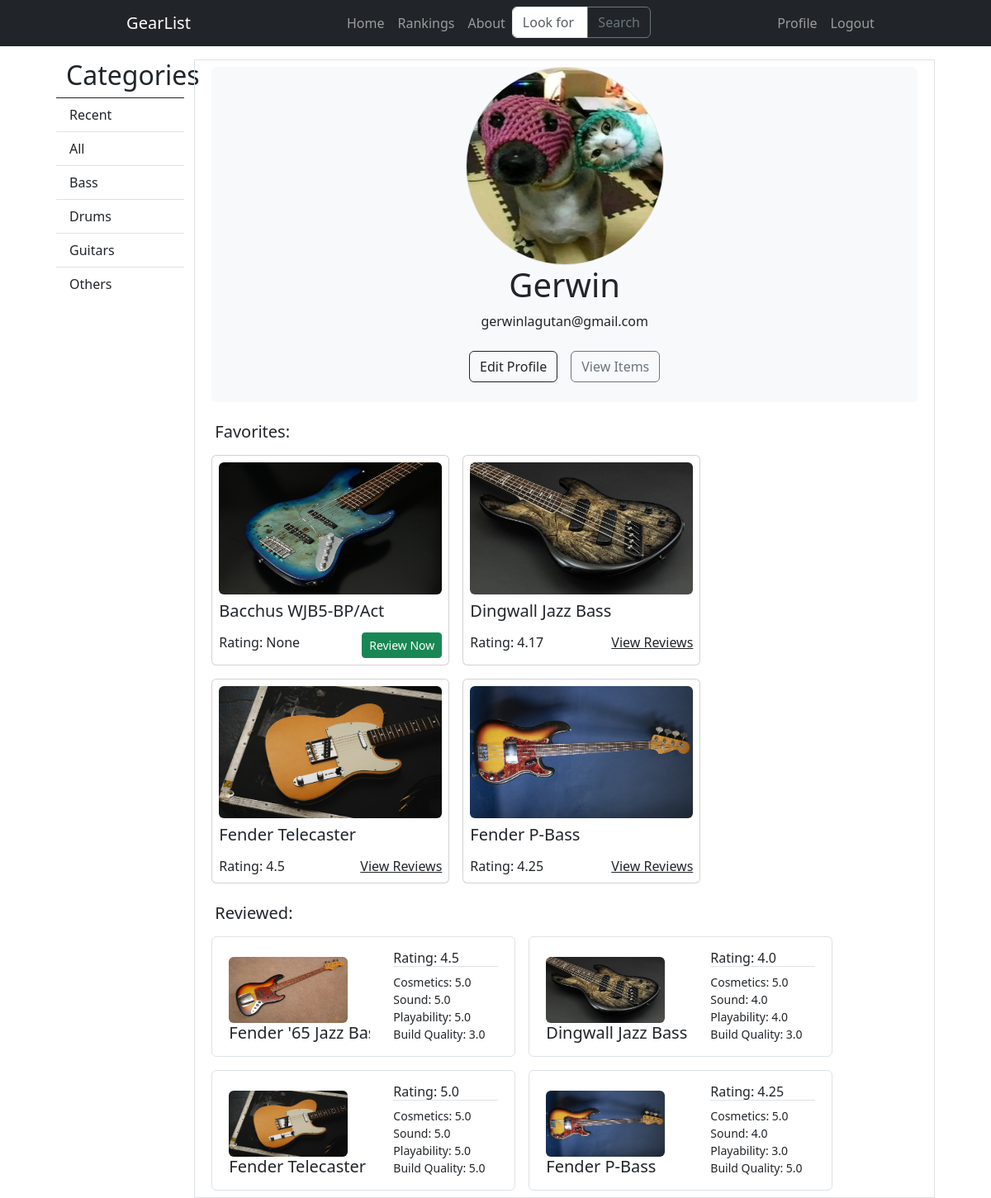
/profile/ (signed in), run on the app's committed database.
### users/models.py (models this page shows, shortened)
class Profile(models.Model):
    user = models.OneToOneField(User, on_delete=models.CASCADE)
    image = models.ImageField(default='profile_pics/default.jpg', upload_to='profile_pics')

### main/models.py (models this page shows, shortened)
class Item(models.Model):
    CATEGORIES = [
        ("Bass", "Bass"),
        ("Drums", "Drums"),
        ("Guitar", "Guitar"),
        ("Others", "Others"),
        ]
    id = models.AutoField(primary_key=True)
    name = models.CharField(max_length=75)
    category = models.CharField(max_length=75,choices=CATEGORIES, default='Others')
    rating = models.FloatField(null=True, blank=True, default=None)
    brand = models.CharField(max_length=75, null=True)
    description = models.TextField(null=True)
    date_added = models.DateTimeField(default=timezone.now)
    added_by = models.ForeignKey(User, null=True, on_delete=models.SET_NULL)
    images = models.ImageField(upload_to="images/", default="images/default.jpg")
    slug = models.SlugField(default='', null=False)
    i_cosmetics = models.FloatField(null=True, blank=True, default=None)
    i_sound = models.FloatField(null=True, blank=True, default=None)
    i_playability = models.FloatField(null=True, blank=True, default=None)
    i_build_quality = models.FloatField(null=True, blank=True, default=None)
    favorites = models.ManyToManyField(User, related_name='favorite', default=None, blank=True)

class Review(models.Model):
    id = models.AutoField(primary_key=True)
    author = models.ForeignKey(User,related_name='reviewed', null=True, on_delete=models.SET_NULL)
    item_reviewed = models.ForeignKey(Item, related_name='reviews', null=True, on_delete=models.SET_NULL)
    score = models.FloatField(validators=[MinValueValidator(0.0), MaxValueValidator(5.0)], null=True, default=0.0)
    comment = models.TextField()
    r_cosmetics = models.FloatField(validators=[MinValueValidator(0.0), MaxValueValidator(5.0)], null=True, default=0.0)
    r_sound = models.FloatField(validators=[MinValueValidator(0.0), MaxValueValidator(5.0)], null=True, default=0.0)
    r_playability = models.FloatField(validators=[MinValueValidator(0.0), MaxValueValidator(5.0)], null=True, default=0.0)
    r_build_quality = models.FloatField(validators=[MinValueValidator(0.0), MaxValueValidator(5.0)], null=True, default=0.0)
    approves = models.ManyToManyField(User, related_name='review_approves')

### users/views.py (the view)
# urls.py: path('profile/', user_views.profile, name='profile'),
@login_required
def profile(request):
    context = {
        'title': 'Profile',
        'favorites': Item.objects.filter(favorites=request.user).order_by('-date_added'),
        'reviews': Review.objects.filter(author=request.user).order_by('-item_reviewed__date_added'),
    }
    return render(request, 'users/profile.html', context)

### users/templates/users/profile.html (shortened to what this page needs)
{% extends "main/base.html" %}
{% block content %}
<div class="card border-0 bg-light text-dark m-2 text-center">
    <img src="{{ user.profile.image.url }}" class="card-img rounded-circle border mx-auto d-block" style="height: 15rem; width: 15rem;" alt="">
    <h1 class="card-title">{{ user.username }}</h1>
    <p class="card-text">{{ user.email }}</p>
    <div class="d-flex justify-content-center">
        <p class="card-text"><a href="{% url 'edit-profile' %}" class="btn btn-outline-dark m-2">Edit Profile</a></p>
        <p class="card-text"><a href="{% url 'view-items' %}" class="btn btn-outline-secondary m-2">View Items</a></p>
    </div>
</div>
<div class="container mt-3">
    <h5>Favorites:</h5>
        <div class="row">
        {% for favorite in favorites %}
            <div class="card sm-6 m-2 p-2" style="width: 18rem;">
                <img src="{{ favorite.images.url }}" class="card-img-top rounded" style="height: 10rem;" alt="...">
                <div class="card-body pt-2 p-0">
                    <h5 class="card-title d-inline-block text-truncate" style="max-width: 17rem;">{{ favorite.name }}</h5>
                    <div class="container d-flex justify-content-between p-0">
                        <div class="col">
                            <p class="card-text">Rating: {{ favorite.rating }}</p>
                        </div>
                        <div class="col d-flex justify-content-end">
                            {% if favorite.rating is None or favorite.rating == 0.0 %}
                                <a href="{% url 'item-details' favorite.slug %}" class="btn btn-success btn-sm stretched-link" title="{{ favorite.name }}">Review Now</a>
                            {% else %}
                                <a href="{% url 'item-details' favorite.slug %}" class="card-link link-dark stretched-link" title="{{ favorite.name }}">View Reviews</a>
                            {% endif %}
                        </div>
                    </div>
                </div>
            </div>
        {% endfor %}
        </div>
</div>
<div class="container mt-3">
    <h5>Reviewed: </h5>
    {% if reviews.count == 0 %}
        <h3>No Reviewed</h3>
    {% else %}
        <div class="row">
            {% for review in reviews %}
                    <div class="card border m-2" style="width: 23rem;">
                        <div class="row">
                            <div class="col-6 m-2 pt-3 d-inline-block align-items-center justify-content-center text-truncate">
                                <img src="{{ review.item_reviewed.images.url }}" class="card-img-top rounded" style="height: 5rem; width: 9rem;" alt="">
                                <h5><a class="link-dark link-underline-opacity-0 stretched-link text-truncate" href="{% url 'item-details' review.item_reviewed.slug %}" style="max-width: 7rem;" title="{{ review.item_reviewed.name }}">
                                    {{ review.item_reviewed.name }}
                                </a></h5>
                            </div>
                            <div class="col m-2 pt-2 d-flex flex-column">
                                <h6 class="border-bottom">Rating: {{ review.score }}</h6>
                                <small>Cosmetics: {{ review.r_cosmetics }}</small>
                                <small>Sound: {{ review.r_sound }}</small>
                                <small>Playability: {{ review.r_playability }}</small>
                                <small>Build Quality: {{ review.r_build_quality }}</small>
                            </div>
                        </div>
                    </div>
            {% endfor %}
        </div>
    {% endif %}
</div>
{% endblock %}

### data on the page
Item: images (picture), name "Dingwall Jazz Bass", rating "4.17"
Item: images (picture), name "Fender Telecaster", rating "4.5"
Item: images (picture), name "Fender P-Bass", rating "4.25"
Review: item_reviewed.images (picture), item_reviewed.name "Fender '65 Jazz…", score "4.5", r_cosmetics "5.0", r_sound "5.0", r_playability "5.0", r_build_quality "3.0"
Review: item_reviewed.images (picture), item_reviewed.name "Dingwall Jazz Bass", score "4.0", r_cosmetics "5.0", r_sound "4.0", r_playability "4.0", r_build_quality "3.0"
Review: item_reviewed.images (picture), item_reviewed.name "Fender Telecaster", score "5.0", r_cosmetics "5.0", r_sound "5.0", r_playability "5.0", r_build_quality "5.0"
Review: item_reviewed.images (picture), item_reviewed.name "Fender P-Bass", score "4.25", r_cosmetics "5.0", r_sound "4.0", r_playability "3.0", r_build_quality "5.0"

### other printed values
{{ user.username }} "Gerwin"
{{ user.email }} "gerwinlagutan@gmail.com"
